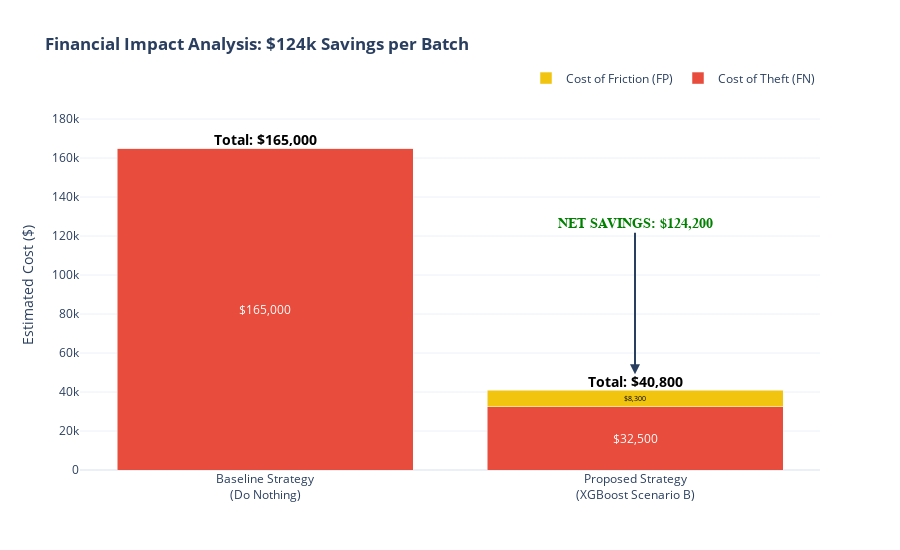

The cell this chart's notebook holds for it:
### Code cell
# Financial Impact Analysis
cost_fn_base = 330 * 500
cost_fp_base = 0
total_base = cost_fn_base + cost_fp_base

cost_fn_model = 65 * 500
cost_fp_model = 166 * 50
total_model = cost_fn_model + cost_fp_model
y_offset = total_base * 0.05

fig6 = go.Figure()
# Cost of Theft: FN (Red)
fig6.add_trace(go.Bar(
    name='Cost of Theft (FN)',
    x=['Baseline Strategy<br>(Do Nothing)', 'Proposed Strategy<br>(XGBoost Scenario B)'],
    y=[cost_fn_base, cost_fn_model],
    marker_color='#E74C3C',
    text=[f"${cost_fn_base:,.0f}", f"${cost_fn_model:,.0f}"],
    textposition='inside',
    insidetextanchor='middle',
    textfont=dict(color='white'),
    hovertemplate='Theft Cost: %{y:$,.0f}<extra></extra>'
))

# Cost of Friction: FP (Yellow)
fig6.add_trace(go.Bar(
    name='Cost of Friction (FP)',
    x=['Baseline Strategy<br>(Do Nothing)', 'Proposed Strategy<br>(XGBoost Scenario B)'],
    y=[cost_fp_base, cost_fp_model],
    marker_color='#F1C40F',
    text=[f"${cost_fp_base:,.0f}", f"${cost_fp_model:,.0f}"],
    textposition='inside',
    insidetextanchor='middle',
    textfont=dict(color='black'),
    hovertemplate='Friction Cost: %{y:$,.0f}<extra></extra>'
))

fig6.add_trace(go.Scatter(
    x=['Baseline Strategy<br>(Do Nothing)', 'Proposed Strategy<br>(XGBoost Scenario B)'],
    y=[total_base, total_model],
    mode='text',
    text=[f"<b>Total: ${total_base:,.0f}</b>", f"<b>Total: ${total_model:,.0f}</b>"],
    textposition="top center",
    textfont=dict(size=14, color="black"),
    showlegend=False
))

fig6.update_layout(
    barmode='stack',
    title='<b>Financial Impact Analysis: $124k Savings per Batch</b>',
    yaxis_title='Estimated Cost ($)',
    template='plotly_white',
    height=550,
    yaxis=dict(range=[0, total_base * 1.15]),
    legend=dict(orientation="h", yanchor="bottom", y=1.02, xanchor="right", x=1)
)

fig6.add_annotation(
    x=1, y=total_model + y_offset,
    xref="x", yref="y",
    text=f"<b>NET SAVINGS: ${(total_base - total_model):,.0f}</b>",
    showarrow=True,
    arrowhead=2,
    arrowsize=1,
    arrowwidth=2,
    ax=0,
    ay=-150,
    font=dict(size=14, color="green", family="Arial Black")
)

fig6.write_html("../assets/asset6_financial_impact.html")
fig6.show()

### Figure 1 — Plotly figure (JSON) as saved in the notebook; plotly's stock layout.template omitted (floating-point values rounded to 4 significant figures)
{"data": [{"hovertemplate": "Theft Cost: %{y:$,.0f}<extra></extra>", "insidetextanchor": "middle", "marker": {"color": "#E74C3C"}, "name": "Cost of Theft (FN)", "text": ["$165,000", "$32,500"], "textfont": {"color": "white"}, "textposition": "inside", "type": "bar", "x": ["Baseline Strategy<br>(Do Nothing)", "Proposed Strategy<br>(XGBoost Scenario B)"], "y": [165000, 32500]}, {"hovertemplate": "Friction Cost: %{y:$,.0f}<extra></extra>", "insidetextanchor": "middle", "marker": {"color": "#F1C40F"}, "name": "Cost of Friction (FP)", "text": ["$0", "$8,300"], "textfont": {"color": "black"}, "textposition": "inside", "type": "bar", "x": ["Baseline Strategy<br>(Do Nothing)", "Proposed Strategy<br>(XGBoost Scenario B)"], "y": [0, 8300]}, {"mode": "text", "showlegend": false, "text": ["<b>Total: $165,000</b>", "<b>Total: $40,800</b>"], "textfont": {"color": "black", "size": 14}, "textposition": "top center", "type": "scatter", "x": ["Baseline Strategy<br>(Do Nothing)", "Proposed Strategy<br>(XGBoost Scenario B)"], "y": [165000, 40800]}], "layout": {"annotations": [{"arrowhead": 2, "arrowsize": 1, "arrowwidth": 2, "ax": 0, "ay": -150, "font": {"color": "green", "family": "Arial Black", "size": 14}, "showarrow": true, "text": "<b>NET SAVINGS: $124,200</b>", "x": 1, "xref": "x", "y": 49050, "yref": "y"}], "barmode": "stack", "height": 550, "legend": {"orientation": "h", "x": 1, "xanchor": "right", "y": 1.02, "yanchor": "bottom"}, "title": {"text": "<b>Financial Impact Analysis: $124k Savings per Batch</b>"}, "yaxis": {"range": [0, 189700.0], "title": {"text": "Estimated Cost ($)"}}}}
